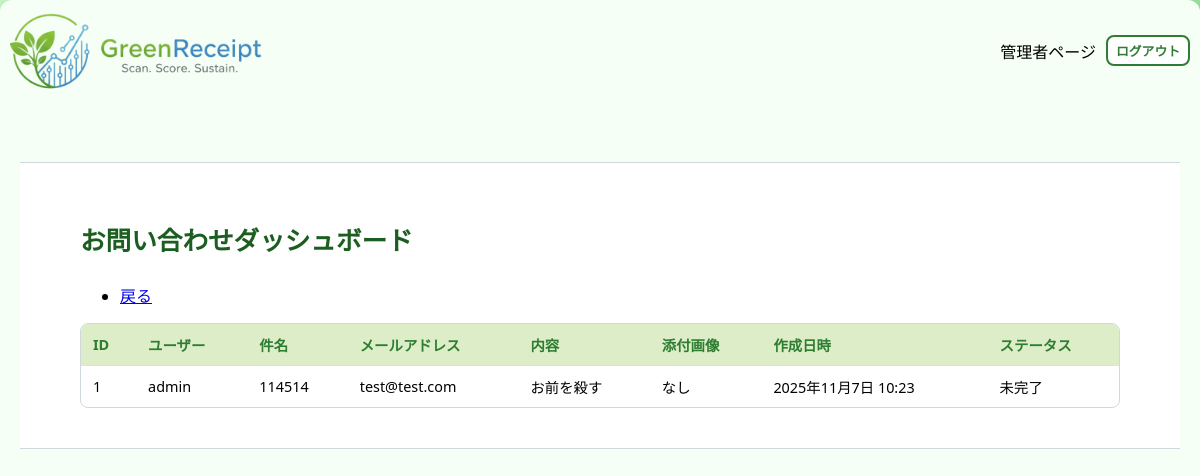
/staff/inquiries/dashboard/ (signed in), run on an earlier commit of the app's database.
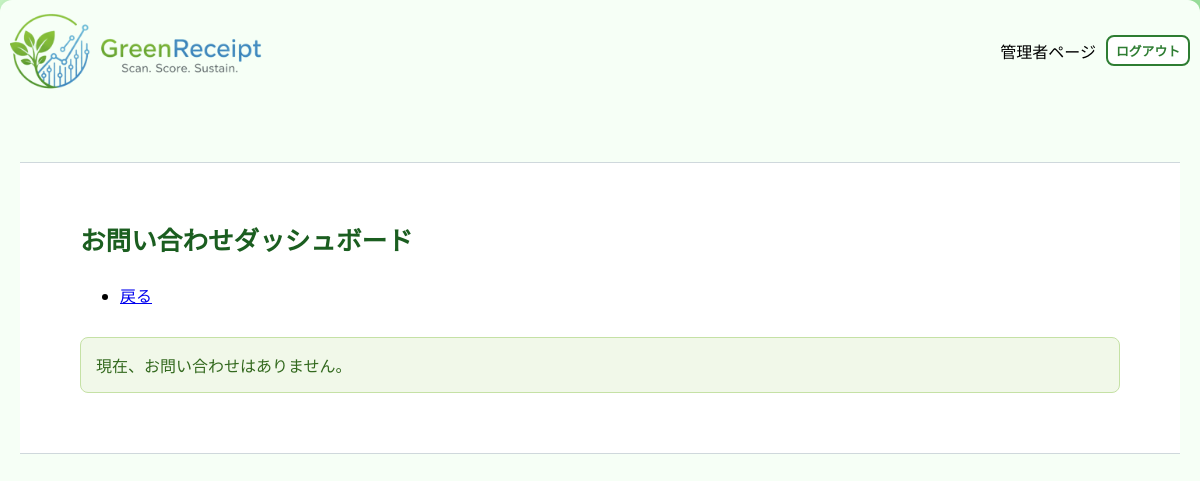
And on a later commit of the database.
### core/models.py (models this page shows, shortened)
class Inquiry(models.Model):
    user = models.ForeignKey(settings.AUTH_USER_MODEL, on_delete=models.SET_NULL,
                             null=True, blank=True, verbose_name='問い合わせユーザー')
    reply_to_email = models.EmailField(
        max_length=100, verbose_name='返信先メールアドレス')
    created_at = models.DateTimeField(auto_now_add=True, verbose_name='作成日時')
    subject = models.CharField(max_length=100, verbose_name='件名')
    body_text = models.TextField(verbose_name='内容')
    image = models.ImageField(
        upload_to='inquiries/', null=True, blank=True, verbose_name='添付画像')
    is_replied = models.BooleanField(default=False, verbose_name='返信済み')
    reply_message = models.TextField(blank=True, verbose_name='返信内容')
    class Meta:
        verbose_name = 'お問い合わせ'
        verbose_name_plural = 'お問い合わせ'

### accounts/models.py (models this page shows)
class CustomUser(AbstractUser):
    username = models.CharField(
        "ユーザー名",
        max_length=50,
        unique=True,
        help_text=(
            "必須。50文字以下。文字、数字、および @/./+/-/_ のみ使用できます。"
        ),
        validators=[AbstractUser.username_validator],
        error_messages={
            "unique": _("A user with that username already exists."),
        },
    )
    email = models.EmailField(_("email address"), unique=True)
    is_verified = models.BooleanField(default=False, verbose_name='メール認証済み')
    verification_token = models.CharField(max_length=100, blank=True, null=True, unique=True, verbose_name='認証トークン')
    ROLE_CHOICES = (
        ('system', 'システム管理者'),
        ('admin', '管理者'),
        ('store', '店舗'),
        ('user', '一般ユーザー'),
    )
    current_points = models.IntegerField(default=0, verbose_name='ポイント')
    rank = models.CharField(max_length=10, default='seed', verbose_name='ランク')
    updated_at = models.DateTimeField(auto_now=True, verbose_name='アカウント更新日時')
    birthday = models.DateField(verbose_name='生年月日', null=True, blank=True)
    purchased_amount = models.IntegerField(default=0, verbose_name='購入点数')
    lastmonth_point = models.IntegerField(default=0, verbose_name='先月獲得ポイント')
    current_coupons = models.ManyToManyField(
        'core.Coupon', verbose_name='所持クーポン', blank=True)
    role = models.CharField(
        max_length=10, choices=ROLE_CHOICES, default='user', verbose_name='役割')
    store = models.ForeignKey(
        'core.Store', on_delete=models.SET_NULL, null=True, blank=True, verbose_name='所属店舗')
    new_email = models.EmailField(_("new email address"), blank=True, null=True)
    email_change_token = models.CharField(
        max_length=100, blank=True, null=True, unique=True, verbose_name='メール変更認証トークン'
    )
    class Meta:
        verbose_name = 'ユーザー'
        verbose_name_plural = 'ユーザー'

### core/views.py (the view)
# urls.py: path("staff/inquiries/dashboard/", views.admin_inquiry_dashboard, name="admin_inquiry_dashboard"),
@staff_member_required
def admin_inquiry_dashboard(request):
    inquiries = Inquiry.objects.all().order_by('-id')
    context = {
        'inquiries': inquiries
    }
    return render(request, 'admin/inquiry_dashboard.html', context)

### core/templates/admin/inquiry_dashboard.html (shortened to what this page needs)
{% extends 'admin/admin_base.html' %}
{% block content %}
  <main class="dashboard-main">
    <div class="dashboard-container">
      <div class="header-with-button">
        <h1>お問い合わせダッシュボード</h1>
        <ul class="list-group list-group-flush">
            <li class="list-group-item">
                <a href="{% url 'core:staff_index' %}">戻る</a>
            </li>
        </ul>
      </div>
      {% if inquiries %}
        <div class="table-responsive">
          <table class="table">
            <thead>
              <tr>
                <th>ID</th>
                <th>ユーザー</th>
                <th>件名</th>
                <th>メールアドレス</th>
                <th>内容</th>
                <th>添付画像</th>
                <th>作成日時</th>
                <th>ステータス</th>
              </tr>
            </thead>
            <tbody>
              {% for inquiry in inquiries %}
                <tr data-href="{% url 'core:inquiry_detail' inquiry.id %}">
                  <td>{{ inquiry.id }}</td>
                  <td>
                    {% if inquiry.user %}
                      {{ inquiry.user.username }}
                    {% else %}
                      ゲスト
                    {% endif %}
                  </td>
                  <td>{{ inquiry.subject }}</td>
                  <td>{{ inquiry.reply_to_email }}</td>
                  <td>{{ inquiry.body_text|truncatechars:40 }}</td>
                  <td>
                    {% if inquiry.image %}
                      <a href="{{ inquiry.image.url }}" target="_blank" onclick="event.stopPropagation();">表示</a>
                    {% else %}
                      なし
                    {% endif %}
                  </td>
                  <td>{{ inquiry.created_at|date:'Y年n月j日 H:i' }}</td>
                  <td>{{ inquiry.is_replied|yesno:"完了,未完了" }}</td>
                </tr>
              {% endfor %}
            </tbody>
          </table>
        </div>
      {% else %}
        <div class="alert alert-info">現在、お問い合わせはありません。</div>
      {% endif %}
    </div>
  </main>
{% endblock %}

### core/templates/admin/admin_base.html (shortened to what this page needs)
{% load static %}
<!DOCTYPE html>
<html lang="ja">
  <head>
    <link rel="stylesheet" href="{% static 'css/style.css' %}" />
  </head>
  <body>
    <div class="container">
      <header>
        <div class="header-container">
          <div class="logo-container">
            <img src="{% static 'img/logo.png' %}" alt="GreenReceipt ロゴ" class="logo" />
          </div>
          <div class="user-info desktop-only">
            {% if user.is_authenticated %}
              <span class="welcome">
                {% if user.role == 'store' %}
                    店舗ページ
                {% else %}
                    管理者ページ
                {% endif %}
              </span>
              <form method="post" action="{% url 'accounts:logout' %}" class="logout-form">
                <button type="submit" class="logout-button">ログアウト</button>
              </form>
            {% endif %}
          </div>
        </div>
      </header>
      <main>
        {% block content %}{% endblock %}
      </main>
    </div>
  </body>
</html>

### core/static/css/style.css (style rules this page uses)
* { box-sizing: border-box; }
html, body { height: 100%; width: 100%; margin: 0; padding: 0; overflow-x: hidden; }
body { font-family: "Segoe UI", "メイリオ", sans-serif; text-align: center; min-height: 100vh; display: block; }
@media (min-width: 768px) { html, body { background: linear-gradient(to right, #c8f7c5, #9be39d); } }
.container { width: 100%; max-width: 420px; margin: 0 auto; background: #f6fff6; min-height: 100vh; display: flex; flex-direction: column; justify-content: flex-start; padding-bottom: calc(var(--nav-h, 64px) + env(safe-area-inset-bottom)); }
header { padding: 10px; }
.header-container { display: flex; align-items: center; justify-content: space-between; gap: 10px; }
.logo-container { flex-shrink: 0; }
.logo { height: auto; margin: 0; }
.user-info.desktop-only { display: none; }
@media (min-width: 768px) { .container { max-width: 900px; border-radius: 12px; box-shadow: 0 0 15px rgba(0, 0, 0, .1); } }
@media (min-width: 768px) { .user-info.desktop-only { display: flex; align-items: center; gap: 10px; margin-left: auto; } }
button, .btn { display: inline-block; background: #fff; color: #2e7d32; border: 2px solid #2e7d32; border-radius: 8px; font-weight: bold; cursor: pointer; transition: .2s; }
button { padding: 10px 40px; }
.logout-button { padding: 4px 8px; font-size: .8em; white-space: nowrap; }
:root { --nav-h: 64px; }
main { display: flex; flex-direction: column; align-items: center; justify-content: center; width: 100%; height: 100%; padding: 20px; }
form { width: 90%; max-width: 380px; margin: auto; background: #fff; border-radius: 16px; padding: 25px 20px; box-shadow: 0 2px 8px rgba(0, 0, 0, .1); text-align: left; }
img, video, canvas { max-width: 100%; height: auto; display: block; }
.container, .wrapper, main, form { max-width: 100%; }
.logout-form { background: none; padding: 0; margin: 0; box-shadow: none; border: none; display: inline; }
.welcome { white-space: nowrap; }
header .logo { width: 180px; height: auto; }
@media (min-width: 768px) { header .logo { width: 260px; } }
@media (min-width: 768px) { .user-info.desktop-only .welcome { text-overflow: ellipsis; white-space: nowrap; max-width: 28ch; } }
main.dashboard-main { justify-content: flex-start; align-items: stretch; padding: 40px 0 80px 0; }
.dashboard-container { width: 100%; background: #fff; border-radius: 0; padding: 40px 60px; margin: 0; border-top: 1px solid #cfd8dc; border-bottom: 1px solid #cfd8dc; }
.dashboard-container h1 { font-size: 1.6rem; font-weight: 700; color: #1b5e20; margin-bottom: 25px; text-align: left; }
.dashboard-container .alert-info { background: #f1f8e9; border: 1px solid #c5e1a5; color: #33691e; padding: 15px; border-radius: 8px; text-align: left; margin-top: 30px; }
main.dashboard-main, main.inquiry-main { justify-content: flex-start; align-items: stretch; padding: 40px 0 80px 0; text-align: left; }
.dashboard-container, .inquiry-detail { width: 100%; max-width: none; margin: 0; border-radius: 0; box-shadow: none; background: #ffffff; padding: 40px 60px; border-top: 1px solid #cfd8dc; border-bottom: 1px solid #cfd8dc; }
.alert { padding: 15px; margin-bottom: 20px; border: 1px solid transparent; border-radius: 4px; text-align: center; }

What changed in the data, as far as the page shows it:
removed Inquiry: id "1", user.username "admin", subject "114514", reply_to_email "test@test.com", body_text "お前を殺す", image "なし", created_at "2025年11月7日 10:23", is_replied "未完了"
Also different on the page:
text no longer shown: "ID ユーザー 件名 メールアドレス 内容 添付画像 作成日時 ステータス"
text now shown: "現在、お問い合わせはありません。"
